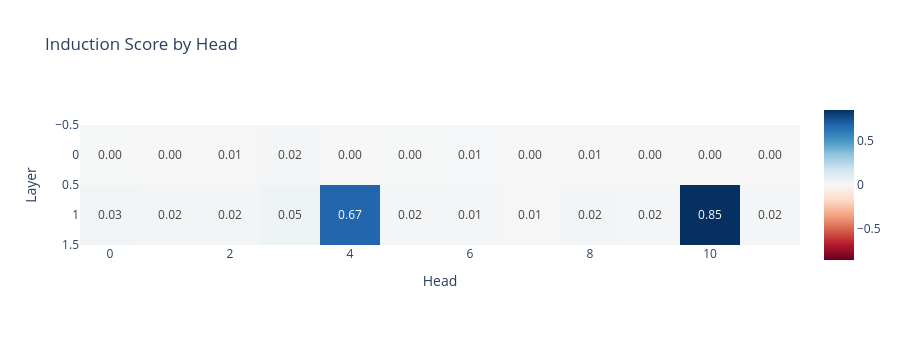

Notebook source saved alongside this figure:
### Markdown cell above
### Exercise - calculate induction scores with hooks

> ```yaml
> Difficulty: 🔴🔴🔴⚪⚪
> Importance: 🔵🔵🔵🔵⚪
> 
> You shouldn't spend more than 15-20 minutes on this exercise.
> This is our first exercise with hooks, which are an absolutely vital TransformerLens tool. Use the hints if you're stuck.
> ```

To start with, we'll look at how hooks can be used to get the same results as from the previous section (where we ran our induction head detector functions on the values in the cache).

Most of the code has already been provided for you below; the only thing you need to do is **implement the `induction_score_hook` function**. As mentioned, this function takes two arguments: the activation value (which in this case will be our attention pattern) and the hook object (which gives us some useful methods and attributes that we can access in the function, e.g. `hook.layer()` to return the layer, or `hook.name` to return the name, which is the same as the name in the cache).

Your function should do the following:

* Calculate the induction score for the attention pattern `pattern`, using the same methodology as you used in the previous section when you wrote your induction head detectors.
    * Note that this time, the batch dimension is greater than 1, so you should compute the average attention score over the batch dimension.
    * Also note that you are computing the induction score for all heads at once, rather than one at a time. You might find the arguments `dim1` and `dim2` of the `torch.diagonal` function useful.
* Write this score to the tensor `induction_score_store`, which is a global variable that we've provided for you. The `[i, j]`th element of this tensor should be the induction score for the `j`th head in the `i`th layer.

### Code cell
seq_len = 50
batch_size = 10
rep_tokens_10 = generate_repeated_tokens(model, seq_len, batch_size)

# We make a tensor to store the induction score for each head.
# We put it on the model's device to avoid needing to move things between the GPU and CPU,
# which can be slow.
induction_score_store = t.zeros((model.cfg.n_layers, model.cfg.n_heads), device=model.cfg.device)


def induction_score_hook(pattern: Float[Tensor, "batch head_index dest_pos source_pos"], hook: HookPoint):
    """
    Calculates the induction score, and stores it in the [layer, head] position of the
    `induction_score_store` tensor.
    """
    induction_stripe = pattern.diagonal(dim1=-2, dim2=-1, offset= -seq_len + 1)
    induction_score = einops.reduce(induction_stripe, "batch head_index position -> head_index", "mean")
    induction_score_store[hook.layer(), :] = induction_score


# We make a boolean filter on activation names, that's true only on attention pattern names
pattern_hook_names_filter = lambda name: name.endswith("pattern")

# Run with hooks (this is where we write to the `induction_score_store` tensor`)
model.run_with_hooks(
    rep_tokens_10,
    return_type=None,  # For efficiency, we don't need to calculate the logits
    fwd_hooks=[(pattern_hook_names_filter, induction_score_hook)],
)

# Plot the induction scores for each head in each layer
imshow(
    induction_score_store,
    labels={"x": "Head", "y": "Layer"},
    title="Induction Score by Head",
    text_auto=".2f",
    width=900,
    height=350,
)

### Figure 1 — Plotly figure (JSON) as saved in the notebook; plotly's stock layout.template omitted (floating-point values rounded to 4 significant figures)
{"data": [{"coloraxis": "coloraxis", "hovertemplate": "Head: %{x}<br>Layer: %{y}<br>color: %{z}<extra></extra>", "name": "0", "texttemplate": "%{z:.2f}", "type": "heatmap", "xaxis": "x", "yaxis": "y", "z": [[0.002646, 0.0006964, 0.005492, 0.01688, 0.0005503, 0.004066, 0.01203, 3.067e-09, 0.005103, 0.0001918, 0.0005646, 0.0003934], [0.0285, 0.02073, 0.02054, 0.04525, 0.6743, 0.01774, 0.01457, 0.006013, 0.02271, 0.01825, 0.8494, 0.0151]]}], "layout": {"coloraxis": {"cmid": 0, "colorscale": [[0, "rgb(103,0,31)"], [0.1, "rgb(178,24,43)"], [0.2, "rgb(214,96,77)"], [0.3, "rgb(244,165,130)"], [0.4, "rgb(253,219,199)"], [0.5, "rgb(247,247,247)"], [0.6, "rgb(209,229,240)"], [0.7, "rgb(146,197,222)"], [0.8, "rgb(67,147,195)"], [0.9, "rgb(33,102,172)"], [1, "rgb(5,48,97)"]]}, "height": 350, "title": {"text": "Induction Score by Head"}, "width": 900, "xaxis": {"anchor": "y", "constrain": "domain", "domain": [0, 1], "scaleanchor": "y", "title": {"text": "Head"}}, "yaxis": {"anchor": "x", "autorange": "reversed", "constrain": "domain", "domain": [0, 1], "title": {"text": "Layer"}}}}
